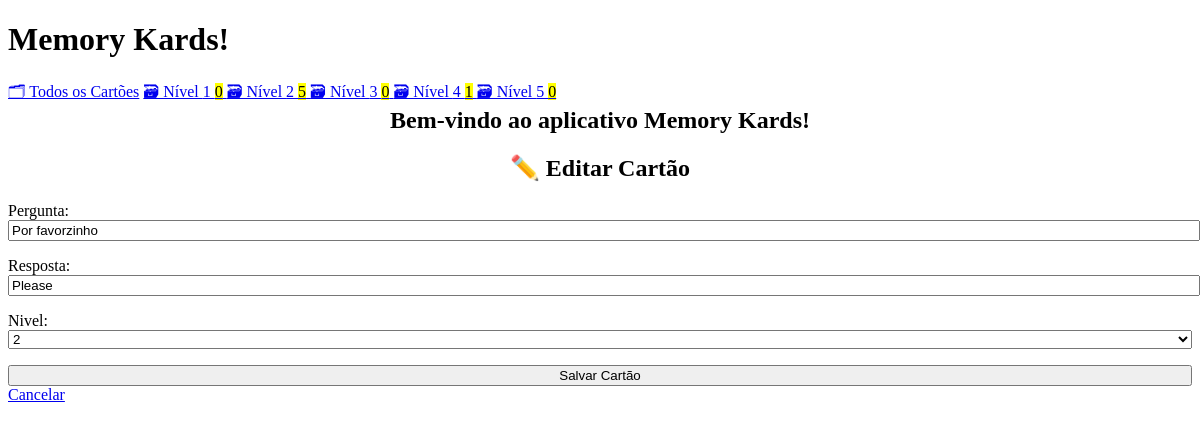
Page /edit/2 on the committed database.
### cards/models.py (models this page shows, shortened)
class Card(models.Model):
    pergunta = models.CharField(max_length=100)
    resposta = models.CharField(max_length=100)
    nivel = models.IntegerField(
        choices=zip(BOXES, BOXES),
        default=BOXES[0],
    )
    date_created = models.DateTimeField(auto_now_add=True)

### cards/views.py (the view)
class CardUpdateView(CardCreateView, UpdateView):
    success_url = reverse_lazy("card-list")

### cards/templatetags/cards_tags.py (called while the page is built)
@register.inclusion_tag("cards/box_links.html")
def boxes_as_links():
    boxes = []
    for box_num in BOXES:
        card_count = Card.objects.filter(nivel=box_num).count()
        boxes.append({
            "number": box_num,
            "card_count": card_count,
        })
    return {"boxes": boxes}

### cards/templates/cards/card_form.html (shortened to what this page needs)
{% extends "cards/base.html" %}
{% block content %}
    {% if card %}
    <h2>✏️ Editar Cartão</h2>
    {% else %}
    <h2>✨ Criar Novo Cartão</h2>
    {% endif %}
    <form method="post">
        {{ form.as_p }}
        <input type="submit" value="Salvar Cartão">
    </form>
    <a href="{% url 'card-list' %}">
        Cancelar
    </a>
{% endblock %}

### cards/templates/cards/base.html (style rules this page uses)
:root { --accent: #6e48ad; --accent-bg: white; --bg: #fff; --text: #212121; --text-light: #585858; --border: #d8dae1; --code: #d81b60; --preformatted: #444; }
h2 { text-align: center; }
h2, h4 { margin-top: 0; }
input, select, textarea { width: 100%; }

### rows in the picture
Card: pergunta "Por favorzinho", resposta "Please", nivel "2"

### other values in the picture
{{ box.number }} "1" "2" "3" "4" "5"
{{ box.card_count }} "0" "5" "0" "1" "0"
